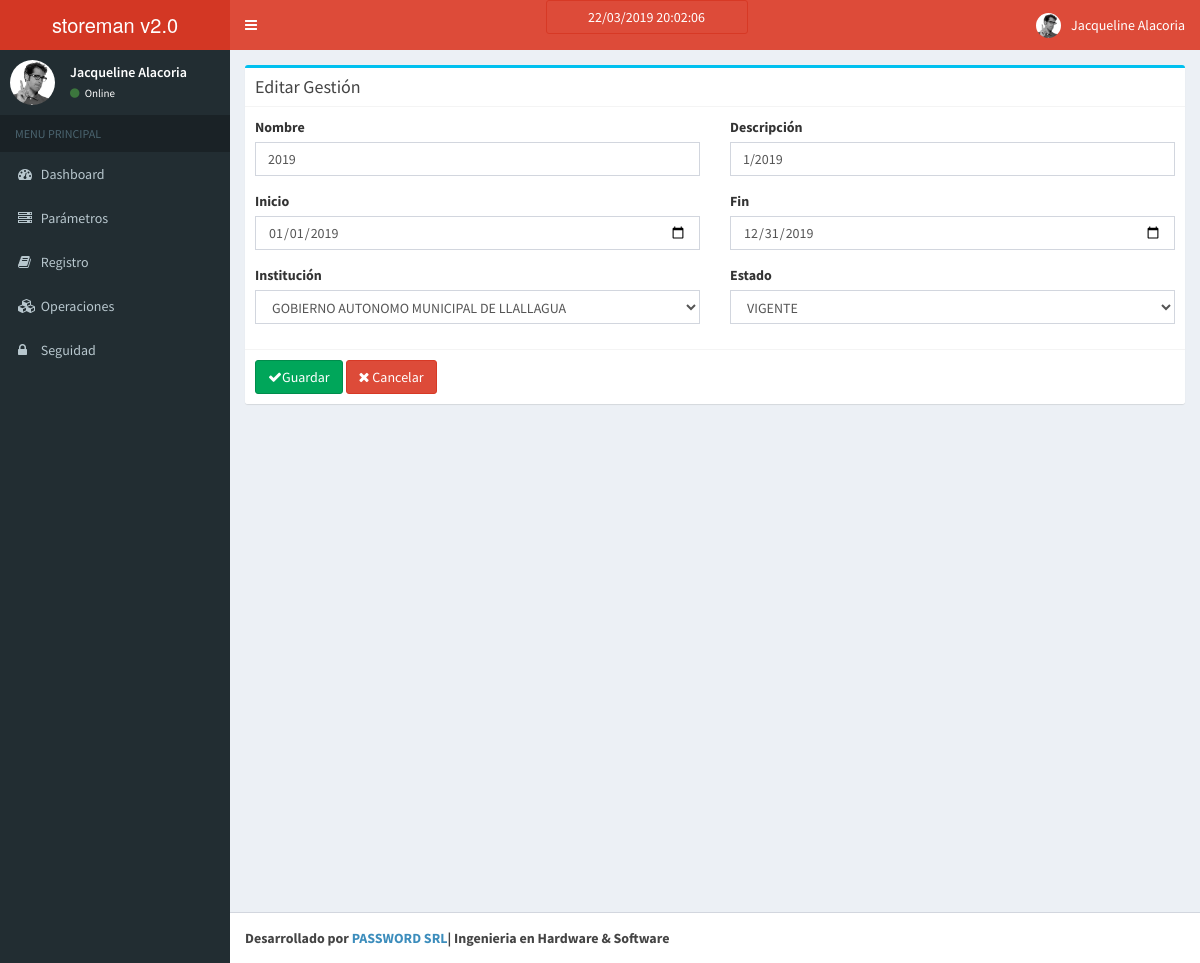
Page /gestion/edit/1 on the committed database.
### tables this page shows
CREATE TABLE `gestion` (
  `gestion_id` int(11) NOT NULL AUTO_INCREMENT,
  `institucion_id` int(11) DEFAULT NULL,
  `gestion_nombre` varchar(20) DEFAULT NULL,
  `gestion_descripcion` varchar(150) DEFAULT NULL,
  `gestion_inicio` date DEFAULT NULL,
  `gestion_fin` date DEFAULT NULL,
  `estado_id` int(11) DEFAULT '1',
  PRIMARY KEY (`gestion_id`),
  UNIQUE KEY `gestion_id` (`gestion_id`),
  KEY `fk_gestion_institucion` (`institucion_id`),
  CONSTRAINT `fk_gestion_institucion` FOREIGN KEY (`institucion_id`) REFERENCES `institucion` (`institucion_id`)
);

### application/controllers/Gestion.php (called while the page is built, shortened)
<?php
class Gestion extends CI_Controller{
    function __construct()
    {
        $this->load->model('Gestion_model');
    }
    function edit($gestion_id)
    {
        $data['gestion'] = $this->Gestion_model->get_gestion($gestion_id);
        $tipo = 2;
        if(isset($data['gestion']['gestion_id']))
        {
            if(isset($_POST) && count($_POST) > 0)
            {
                $params = array(
					'estado_id' => $this->input->post('estado_id'),
					'institucion_id' => $this->input->post('institucion_id'),
					'gestion_nombre' => $this->input->post('gestion_nombre'),
					'gestion_descripcion' => $this->input->post('gestion_descripcion'),
					'gestion_inicio' => $this->input->post('gestion_inicio'),
					'gestion_fin' => $this->input->post('gestion_fin'),
                );
                $this->Gestion_model->update_gestion($gestion_id,$params);
                redirect('gestion/index');
            }
            else
            {
				$this->load->model('Estado_model');
				$data['all_estado'] = $this->Estado_model->get_estado_tipo($tipo);
				$this->load->model('Institucion_model');
				$data['all_institucion'] = $this->Institucion_model->get_all_institucion();
                $data['_view'] = 'gestion/edit';
                $this->load->view('layouts/main',$data);
            }
        }
        else
            show_error('The gestion you are trying to edit does not exist.');
    }
}

### index.php (called while the page is built, shortened)
<?php
require_once BASEPATH.'core/CodeIgniter.php';

### application/models/Gestion_model.php (called while the page is built, shortened)
<?php
class Gestion_model extends CI_Model
{
    function get_gestion($gestion_id)
    {
        $gestion = $this->db->query("
            SELECT
                *
            FROM
                `gestion`
            WHERE
                `gestion_id` = ?
        ",array($gestion_id))->row_array();
        return $gestion;
    }
}

### application/models/Institucion_model.php (called while the page is built, shortened)
<?php
class Institucion_model extends CI_Model
{
    function get_all_institucion()
    {
        $institucion = $this->db->query("
            SELECT
                *
            FROM
                `institucion`
            WHERE
                1 = 1
            ORDER BY `institucion_id`
        ")->result_array();
        return $institucion;
    }
}

### application/models/Estado_model.php (called while the page is built, shortened)
<?php
class Estado_model extends CI_Model
{
    function get_estado_tipo($tipo)
    {
        $estado = $this->db->query("
            SELECT
                e.*
            FROM
                estado e
            WHERE
                e.estado_tipo = ".$tipo."
            ORDER BY `estado_id`
        ")->result_array();
        return $estado;
    }
}

### application/views/gestion/edit.php (the view)
<div class="row">
    <div class="col-md-12">
      	<div class="box box-info">
            <div class="box-header with-border">
              	<h3 class="box-title">Editar Gestión</h3>
            </div>
			<?php echo form_open('gestion/edit/'.$gestion['gestion_id']); ?>
			<div class="box-body">
				<div class="row clearfix">
					<div class="col-md-6">
						<label for="gestion_nombre" class="control-label">Nombre</label>
						<div class="form-group">
							<input type="text" name="gestion_nombre" value="<?php echo ($this->input->post('gestion_nombre') ? $this->input->post('gestion_nombre') : $gestion['gestion_nombre']); ?>" class="form-control" id="gestion_nombre" />
						</div>
					</div>
					<div class="col-md-6">
						<label for="gestion_descripcion" class="control-label">Descripción</label>
						<div class="form-group">
							<input type="text" name="gestion_descripcion" value="<?php echo ($this->input->post('gestion_descripcion') ? $this->input->post('gestion_descripcion') : $gestion['gestion_descripcion']); ?>" class="form-control" id="gestion_descripcion" />
						</div>
					</div>
					<div class="col-md-6">
						<label for="gestion_inicio" class="control-label">Inicio</label>
						<div class="form-group">
							<input type="date" name="gestion_inicio" value="<?php echo ($this->input->post('gestion_inicio') ? $this->input->post('gestion_inicio') : $gestion['gestion_inicio']); ?>" class="form-control" id="gestion_inicio" />
						</div>
					</div>
					<div class="col-md-6">
						<label for="gestion_fin" class="control-label">Fin</label>
						<div class="form-group">
							<input type="date" name="gestion_fin" value="<?php echo ($this->input->post('gestion_fin') ? $this->input->post('gestion_fin') : $gestion['gestion_fin']); ?>" class="form-control" id="gestion_fin" />
						</div>
					</div>
                                        <div class="col-md-6">
						<label for="institucion_id" class="control-label">Institución</label>
						<div class="form-group">
							<select name="institucion_id" class="form-control">
								<?php
								foreach($all_institucion as $institucion)
								{
									$selected = ($institucion['institucion_id'] == $gestion['institucion_id']) ? ' selected="selected"' : "";
									echo '<option value="'.$institucion['institucion_id'].'" '.$selected.'>'.$institucion['institucion_nombre'].'</option>';
								}
								?>
							</select>
						</div>
					</div>
                                        <div class="col-md-6">
						<label for="estado_id" class="control-label">Estado</label>
						<div class="form-group">
							<select name="estado_id" class="form-control">
								<?php
								foreach($all_estado as $estado)
								{
									$selected = ($estado['estado_id'] == $gestion['estado_id']) ? ' selected="selected"' : "";
									echo '<option value="'.$estado['estado_id'].'" '.$selected.'>'.$estado['estado_descripcion'].'</option>';
								}
								?>
							</select>
						</div>
					</div>
				</div>
			</div>
			<div class="box-footer">
            	<button type="submit" class="btn btn-success">
                    <i class="fa fa-check"></i>Guardar
                </button>
                <a href="<?php echo site_url('gestion'); ?>" class="btn btn-danger">
                    <i class="fa fa-times"></i> Cancelar</a>
	        </div>
			<?php echo form_close(); ?>
		</div>
    </div>
</div>

### rows in the picture
gestion: gestion_nombre "2019", gestion_descripcion "1/2019", gestion_inicio "01/01/2019", gestion_fin "12/31/2019"

### other values in the picture
form field institucion_id "GOBIERNO AUTONOMO MUNICIPAL DE LLALLAGUA"
form field estado_id "VIGENTE"
